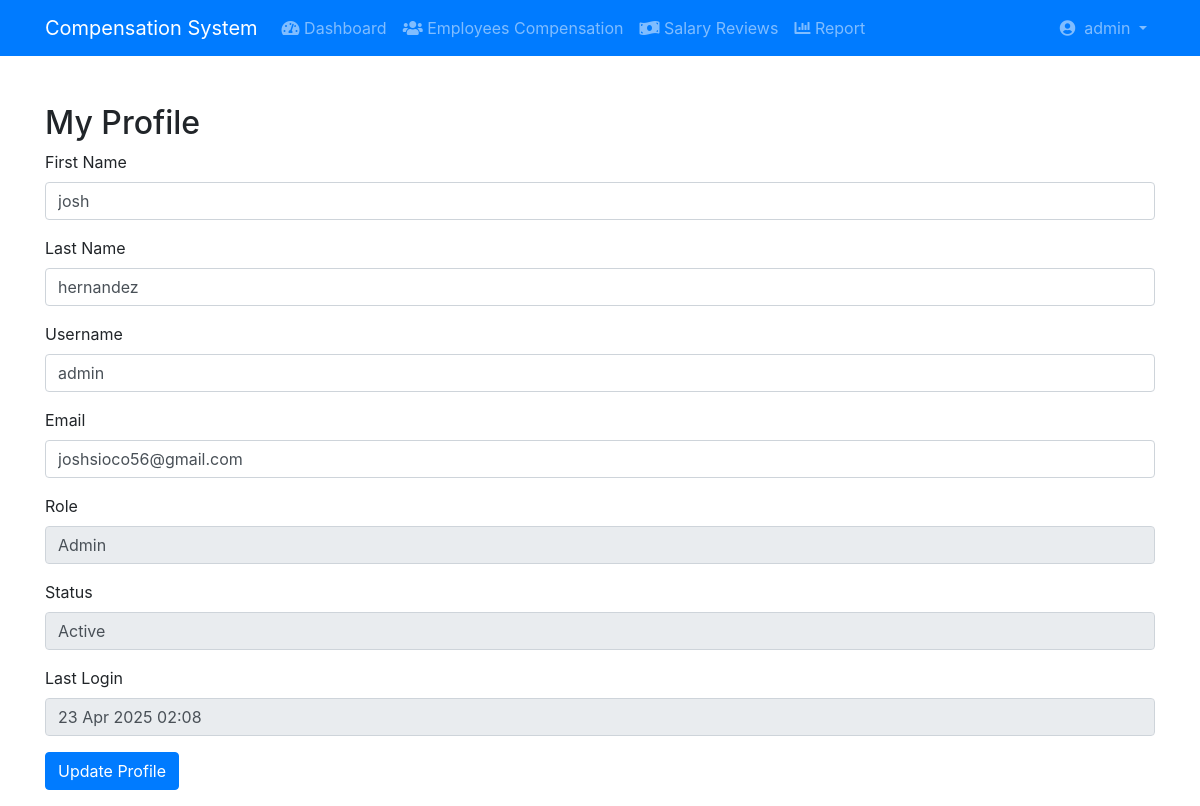
The page /compensation/profile.php (signed in) on the database its author committed.
### tables this page shows
CREATE TABLE `users` (
  `user_id` int(11) NOT NULL,
  `username` varchar(50) NOT NULL,
  `password` varchar(255) NOT NULL,
  `email` varchar(100) NOT NULL,
  `first_name` varchar(50) NOT NULL,
  `last_name` varchar(50) NOT NULL,
  `role` enum('admin','manager','hr','accountant','employee') NOT NULL,
  `status` enum('active','inactive','suspended') NOT NULL DEFAULT 'active',
  `last_login` datetime DEFAULT NULL,
  `password_reset_token` varchar(100) DEFAULT NULL,
  `password_reset_expires` datetime DEFAULT NULL,
  `created_at` timestamp NOT NULL DEFAULT current_timestamp(),
  `updated_at` timestamp NOT NULL DEFAULT current_timestamp() ON UPDATE current_timestamp()
);

### compensation/profile.php (the view, shortened to what this page needs)
<?php
require_once 'config/database.php';
include 'includes/navbar.php';
$query = "SELECT * FROM users WHERE user_id = ?";
$stmt = $conn->prepare($query);
$stmt->bind_param('i', $user_id);
$stmt->execute();
$user = $stmt->get_result()->fetch_assoc();
?>
<!DOCTYPE html>
<html>
<head>
    <link rel="stylesheet" href="https://stackpath.bootstrapcdn.com/bootstrap/4.5.2/css/bootstrap.min.css">
    <link rel="stylesheet" href="https://cdn.datatables.net/1.10.22/css/dataTables.bootstrap4.min.css">
    <link rel="stylesheet" href="https://stackpath.bootstrapcdn.com/bootstrap/4.5.2/css/bootstrap.min.css">
    <link rel="stylesheet" href="https://cdnjs.cloudflare.com/ajax/libs/font-awesome/5.15.4/css/all.min.css">
</head>
<body>
<div class="container mt-5">
    <h2>My Profile</h2>
    <form method="POST">
        <div class="form-group">
            <label>First Name</label>
            <input type="text" name="first_name" value="<?php echo $user['first_name']; ?>" class="form-control" required>
        </div>
        <div class="form-group">
            <label>Last Name</label>
            <input type="text" name="last_name" value="<?php echo $user['last_name']; ?>" class="form-control" required>
        </div>
        <div class="form-group">
            <label>Username</label>
            <input type="text" name="username" value="<?php echo $user['username']; ?>" class="form-control" required>
        </div>
        <div class="form-group">
            <label>Email</label>
            <input type="email" name="email" value="<?php echo $user['email']; ?>" class="form-control" required>
        </div>
        <div class="form-group">
            <label>Role</label>
            <input type="text" value="<?php echo ucfirst($user['role']); ?>" class="form-control" readonly>
        </div>
        <div class="form-group">
            <label>Status</label>
            <input type="text" value="<?php echo ucfirst($user['status']); ?>" class="form-control" readonly>
        </div>
        <div class="form-group">
            <label>Last Login</label>
            <input type="text" value="<?php echo $user['last_login'] ? date('d M Y H:i', strtotime($user['last_login'])) : 'Never'; ?>" class="form-control" readonly>
        </div>
        <button type="submit" name="update_profile" class="btn btn-primary">Update Profile</button>
    </form>
</div>
</body>
</html>

### compensation/includes/navbar.php (shortened to what this page needs)
<?php
$user_id = $_SESSION['user_id'];
$query = "SELECT first_name, last_name, role, username FROM users WHERE user_id = ?";
$stmt = $conn->prepare($query);
$stmt->bind_param('i', $user_id);
$stmt->execute();
$user = $stmt->get_result()->fetch_assoc();
?>
<nav class="navbar navbar-expand-lg navbar-dark bg-primary">
    <div class="container">
        <a class="navbar-brand" href="index.php">
            Compensation System
        </a>
        <div class="collapse navbar-collapse" id="navbarNav">
            <ul class="navbar-nav mr-auto">
                <li class="nav-item">
                    <a class="nav-link" href="index.php">
                        <i class="fas fa-tachometer-alt"></i> Dashboard
                    </a>
                </li>
                <?php if (in_array($user['role'], ['admin', 'hr'])): ?>
                <li class="nav-item">
                    <a class="nav-link" href="view_compensation.php">
                        <i class="fas fa-users"></i> Employees Compensation
                    </a>
                </li>
                <?php endif; ?>
                <?php if (in_array($user['role'], ['admin', 'accountant'])): ?>
                <li class="nav-item">
                    <a class="nav-link" href="manage_review.php">
                        <i class="fas fa-money-bill-wave"></i> Salary Reviews
                    </a>
                </li>
                <?php endif; ?>
                <?php if (in_array($user['role'], ['admin', 'accountant'])): ?>
                <li class="nav-item">
                    <a class="nav-link" href="report.php">
                        <i class="fas fa-chart-bar"></i> Report
                    </a>
                </li>
                <?php endif; ?>
            </ul>
            <ul class="navbar-nav">
                <li class="nav-item dropdown">
                    <a class="nav-link dropdown-toggle" href="#" data-toggle="dropdown">
                        <i class="fas fa-user-circle"></i>&nbsp;
                        <?php echo $user['username']; ?>
                    </a>
                </li>
            </ul>
        </div>
    </div>
</nav>

### rows shown on the page
users: username "admin", first_name "josh", last_name "hernandez", email "joshsioco56@gmail.com", role "Admin", status "Active", last_login "23 Apr 2025 02:08"
